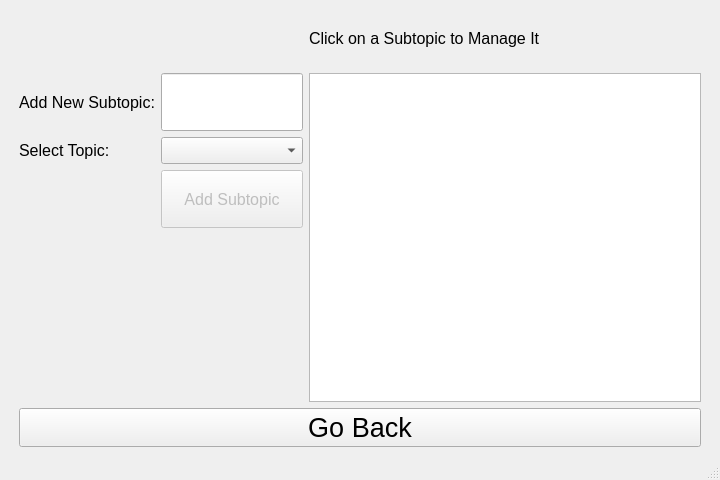
<?xml version="1.0" encoding="UTF-8"?>
<ui version="4.0">
 <class>MainWindow</class>
 <widget class="QMainWindow" name="MainWindow">
  <property name="geometry">
   <rect>
    <x>0</x>
    <y>0</y>
    <width>720</width>
    <height>480</height>
   </rect>
  </property>
  <property name="font">
   <font>
    <pointsize>12</pointsize>
   </font>
  </property>
  <property name="windowTitle">
   <string>Note and Flashcard Maker</string>
  </property>
  <widget class="QWidget" name="centralwidget">
   <layout class="QHBoxLayout" name="horizontalLayout">
    <item>
     <spacer name="horizontalSpacer">
      <property name="orientation">
       <enum>Qt::Horizontal</enum>
      </property>
      <property name="sizeType">
       <enum>QSizePolicy::Fixed</enum>
      </property>
      <property name="sizeHint" stdset="0">
       <size>
        <width>10</width>
        <height>10</height>
       </size>
      </property>
     </spacer>
    </item>
    <item>
     <layout class="QGridLayout" name="gridLayout" rowstretch="1,1,5,1,3,0,0" columnstretch="0,0,0,7">
      <item row="1" column="0">
       <widget class="QLabel" name="label_2">
        <property name="sizePolicy">
         <sizepolicy hsizetype="Expanding" vsizetype="Expanding">
          <horstretch>0</horstretch>
          <verstretch>0</verstretch>
         </sizepolicy>
        </property>
        <property name="font">
         <font>
          <pointsize>12</pointsize>
         </font>
        </property>
        <property name="text">
         <string>Add New Subtopic:</string>
        </property>
       </widget>
      </item>
      <item row="6" column="0" colspan="4">
       <widget class="QPushButton" name="backBtn">
        <property name="sizePolicy">
         <sizepolicy hsizetype="Expanding" vsizetype="Expanding">
          <horstretch>0</horstretch>
          <verstretch>0</verstretch>
         </sizepolicy>
        </property>
        <property name="font">
         <font>
          <pointsize>20</pointsize>
         </font>
        </property>
        <property name="text">
         <string>Go Back</string>
        </property>
       </widget>
      </item>
      <item row="1" column="1">
       <widget class="QLineEdit" name="subtopicNameEdit">
        <property name="sizePolicy">
         <sizepolicy hsizetype="Expanding" vsizetype="Expanding">
          <horstretch>0</horstretch>
          <verstretch>0</verstretch>
         </sizepolicy>
        </property>
        <property name="font">
         <font>
          <pointsize>12</pointsize>
         </font>
        </property>
       </widget>
      </item>
      <item row="2" column="0">
       <widget class="QLabel" name="label_3">
        <property name="text">
         <string>Select Topic:</string>
        </property>
       </widget>
      </item>
      <item row="1" column="2" rowspan="5" colspan="2">
       <widget class="QListWidget" name="subtopicListWidget"/>
      </item>
      <item row="2" column="1">
       <widget class="QComboBox" name="topicCombo"/>
      </item>
      <item row="3" column="1">
       <widget class="QPushButton" name="addSubtopicBtn">
        <property name="enabled">
         <bool>false</bool>
        </property>
        <property name="sizePolicy">
         <sizepolicy hsizetype="Expanding" vsizetype="Expanding">
          <horstretch>0</horstretch>
          <verstretch>0</verstretch>
         </sizepolicy>
        </property>
        <property name="font">
         <font>
          <pointsize>12</pointsize>
         </font>
        </property>
        <property name="text">
         <string>Add Subtopic</string>
        </property>
       </widget>
      </item>
      <item row="0" column="2" colspan="2">
       <widget class="QLabel" name="label">
        <property name="sizePolicy">
         <sizepolicy hsizetype="Expanding" vsizetype="Expanding">
          <horstretch>0</horstretch>
          <verstretch>0</verstretch>
         </sizepolicy>
        </property>
        <property name="font">
         <font>
          <pointsize>12</pointsize>
         </font>
        </property>
        <property name="text">
         <string>Click on a Subtopic to Manage It</string>
        </property>
       </widget>
      </item>
      <item row="4" column="0" rowspan="2" colspan="2">
       <spacer name="verticalSpacer">
        <property name="orientation">
         <enum>Qt::Vertical</enum>
        </property>
        <property name="sizeHint" stdset="0">
         <size>
          <width>20</width>
          <height>40</height>
         </size>
        </property>
       </spacer>
      </item>
     </layout>
    </item>
    <item>
     <spacer name="horizontalSpacer_2">
      <property name="orientation">
       <enum>Qt::Horizontal</enum>
      </property>
      <property name="sizeType">
       <enum>QSizePolicy::Fixed</enum>
      </property>
      <property name="sizeHint" stdset="0">
       <size>
        <width>10</width>
        <height>10</height>
       </size>
      </property>
     </spacer>
    </item>
   </layout>
  </widget>
  <widget class="QStatusBar" name="statusbar"/>
 </widget>
 <resources/>
 <connections/>
</ui>
